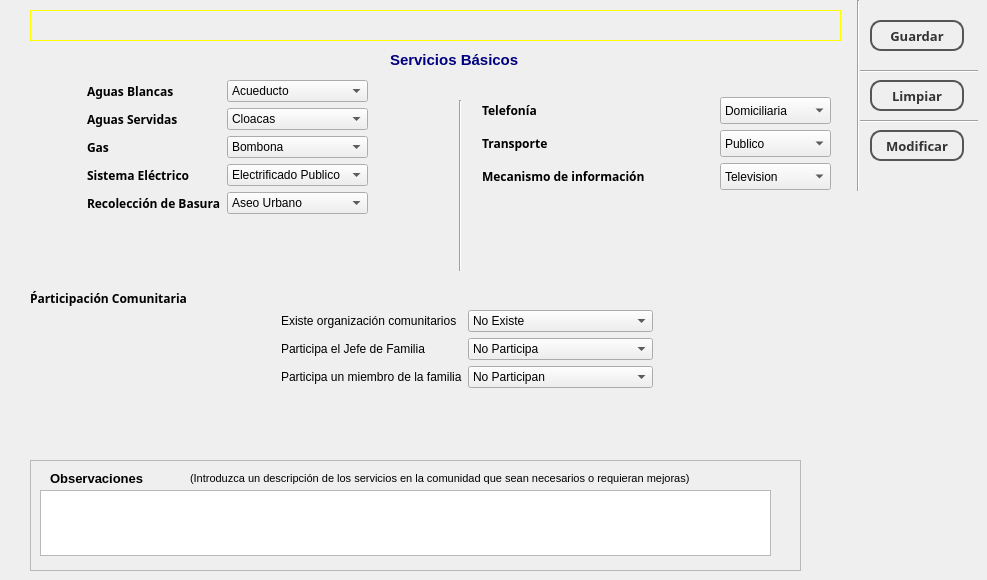
      <widget class="QWidget" name="bienestar">
       <attribute name="title">
        <string>&amp;Bienestar</string>
       </attribute>
       <widget class="QLabel" name="label_7">
        <property name="geometry">
         <rect>
          <x>390</x>
          <y>50</y>
          <width>171</width>
          <height>21</height>
         </rect>
        </property>
        <property name="text">
         <string>&lt;!DOCTYPE HTML PUBLIC &quot;-//W3C//DTD HTML 4.0//EN&quot; &quot;http://www.w3.org/TR/REC-html40/strict.dtd&quot;&gt;
&lt;html&gt;&lt;head&gt;&lt;meta name=&quot;qrichtext&quot; content=&quot;1&quot; /&gt;&lt;style type=&quot;text/css&quot;&gt;
p, li { white-space: pre-wrap; }
&lt;/style&gt;&lt;/head&gt;&lt;body style=&quot; font-family:'Sans'; font-size:10pt; font-weight:400; font-style:normal;&quot;&gt;
&lt;p style=&quot; margin-top:0px; margin-bottom:0px; margin-left:0px; margin-right:0px; -qt-block-indent:0; text-indent:0px;&quot;&gt;&lt;span style=&quot; font-family:'Ubuntu'; font-size:11pt; font-weight:600; color:#00007f;&quot;&gt;Servicios Básicos&lt;/span&gt;&lt;/p&gt;&lt;/body&gt;&lt;/html&gt;</string>
        </property>
        <property name="textFormat">
         <enum>Qt::AutoText</enum>
        </property>
       </widget>
       <widget class="QWidget" name="layoutWidget_4">
        <property name="geometry">
         <rect>
          <x>30</x>
          <y>80</y>
          <width>395</width>
          <height>207</height>
         </rect>
        </property>
        <layout class="QGridLayout" name="gridLayout_29">
         <item row="0" column="1">
          <widget class="QLabel" name="label_54">
           <property name="font">
            <font>
             <family>Sans Serif</family>
             <weight>75</weight>
             <bold>true</bold>
            </font>
           </property>
           <property name="text">
            <string>Aguas Blancas</string>
           </property>
          </widget>
         </item>
         <item row="0" column="2">
          <widget class="QComboBox" name="cmbAguasBlancas_2">
           <item>
            <property name="text">
             <string>Acueducto</string>
            </property>
           </item>
           <item>
            <property name="text">
             <string>Pila Publica</string>
            </property>
           </item>
           <item>
            <property name="text">
             <string>Camion Sisterna</string>
            </property>
           </item>
           <item>
            <property name="text">
             <string>Otros</string>
            </property>
           </item>
          </widget>
         </item>
         <item row="1" column="1">
          <widget class="QLabel" name="label_55">
           <property name="font">
            <font>
             <family>Sans Serif</family>
             <weight>75</weight>
             <bold>true</bold>
            </font>
           </property>
           <property name="text">
            <string>Aguas Servidas</string>
           </property>
          </widget>
         </item>
         <item row="1" column="2">
          <widget class="QComboBox" name="cmbAguasServidas_2">
           <item>
            <property name="text">
             <string>Cloacas</string>
            </property>
           </item>
           <item>
            <property name="text">
             <string>Letrinas</string>
            </property>
           </item>
           <item>
            <property name="text">
             <string>Pozo Septico</string>
            </property>
           </item>
           <item>
            <property name="text">
             <string>Otros</string>
            </property>
           </item>
          </widget>
         </item>
         <item row="2" column="1">
          <widget class="QLabel" name="label_56">
           <property name="font">
            <font>
             <family>Sans Serif</family>
             <weight>75</weight>
             <bold>true</bold>
            </font>
           </property>
           <property name="text">
            <string>Gas</string>
           </property>
          </widget>
         </item>
         <item row="2" column="2">
          <widget class="QComboBox" name="cmbGas_2">
           <item>
            <property name="text">
             <string>Bombona </string>
            </property>
           </item>
           <item>
            <property name="text">
             <string>Tuberia</string>
            </property>
           </item>
           <item>
            <property name="text">
             <string>No Posee</string>
            </property>
           </item>
           <item>
            <property name="text">
             <string>Otros</string>
            </property>
           </item>
          </widget>
         </item>
         <item row="3" column="1">
          <widget class="QLabel" name="label_57">
           <property name="font">
            <font>
             <family>Sans Serif</family>
             <weight>75</weight>
             <bold>true</bold>
            </font>
           </property>
           <property name="text">
            <string>Sistema Eléctrico</string>
           </property>
          </widget>
         </item>
         <item row="3" column="2">
          <widget class="QComboBox" name="cmbSistemaElectrico_2">
           <item>
            <property name="text">
             <string>Electrificado Publico</string>
            </property>
           </item>
           <item>
            <property name="text">
             <string>Planta Electrica</string>
            </property>
           </item>
           <item>
            <property name="text">
             <string>Medidor</string>
            </property>
           </item>
           <item>
            <property name="text">
             <string>Otros</string>
            </property>
           </item>
          </widget>
         </item>
         <item row="4" column="1">
          <widget class="QLabel" name="label_58">
           <property name="font">
            <font>
             <family>Sans Serif</family>
             <weight>75</weight>
             <bold>true</bold>
            </font>
           </property>
           <property name="text">
            <string>Recolección de Basura</string>
           </property>
          </widget>
         </item>
         <item row="4" column="2">
          <widget class="QComboBox" name="cmbRecoleccionBasura_2">
           <item>
            <property name="text">
             <string>Aseo Urbano</string>
            </property>
           </item>
           <item>
            <property name="text">
             <string>Container</string>
            </property>
           </item>
           <item>
            <property name="text">
             <string>Camion</string>
            </property>
           </item>
           <item>
            <property name="text">
             <string>Otros</string>
            </property>
           </item>
          </widget>
         </item>
         <item row="2" column="0">
          <spacer name="horizontalSpacer_21">
           <property name="orientation">
            <enum>Qt::Horizontal</enum>
           </property>
           <property name="sizeHint" stdset="0">
            <size>
             <width>40</width>
             <height>20</height>
            </size>
           </property>
          </spacer>
         </item>
         <item row="2" column="3">
          <spacer name="horizontalSpacer_22">
           <property name="orientation">
            <enum>Qt::Horizontal</enum>
           </property>
           <property name="sizeHint" stdset="0">
            <size>
             <width>40</width>
             <height>20</height>
            </size>
           </property>
          </spacer>
         </item>
         <item row="5" column="1">
          <spacer name="verticalSpacer_17">
           <property name="orientation">
            <enum>Qt::Vertical</enum>
           </property>
           <property name="sizeHint" stdset="0">
            <size>
             <width>20</width>
             <height>40</height>
            </size>
           </property>
          </spacer>
         </item>
        </layout>
       </widget>
       <widget class="Line" name="line_7">
        <property name="geometry">
         <rect>
          <x>450</x>
          <y>100</y>
          <width>20</width>
          <height>171</height>
         </rect>
        </property>
        <property name="orientation">
         <enum>Qt::Vertical</enum>
        </property>
       </widget>
       <widget class="QLabel" name="label_59">
        <property name="geometry">
         <rect>
          <x>482</x>
          <y>130</y>
          <width>172</width>
          <height>27</height>
         </rect>
        </property>
        <property name="font">
         <font>
          <family>Sans Serif</family>
          <weight>75</weight>
          <bold>true</bold>
         </font>
        </property>
        <property name="text">
         <string>Transporte</string>
        </property>
       </widget>
       <widget class="QComboBox" name="cmbTelefonia_2">
        <property name="geometry">
         <rect>
          <x>720</x>
          <y>97</y>
          <width>111</width>
          <height>27</height>
         </rect>
        </property>
        <item>
         <property name="text">
          <string>Domiciliaria</string>
         </property>
        </item>
        <item>
         <property name="text">
          <string>No Posee</string>
         </property>
        </item>
        <item>
         <property name="text">
          <string>Prepago</string>
         </property>
        </item>
        <item>
         <property name="text">
          <string>Otros</string>
         </property>
        </item>
       </widget>
       <widget class="QComboBox" name="cmbMecanismosInformacion_2">
        <property name="geometry">
         <rect>
          <x>720</x>
          <y>163</y>
          <width>111</width>
          <height>27</height>
         </rect>
        </property>
        <item>
         <property name="text">
          <string>Television</string>
         </property>
        </item>
        <item>
         <property name="text">
          <string>Internet</string>
         </property>
        </item>
        <item>
         <property name="text">
          <string>Radio</string>
         </property>
        </item>
        <item>
         <property name="text">
          <string>Prensa</string>
         </property>
        </item>
       </widget>
       <widget class="QLabel" name="label_60">
        <property name="geometry">
         <rect>
          <x>482</x>
          <y>97</y>
          <width>172</width>
          <height>27</height>
         </rect>
        </property>
        <property name="font">
         <font>
          <family>Sans Serif</family>
          <weight>75</weight>
          <bold>true</bold>
         </font>
        </property>
        <property name="text">
         <string>Telefonía</string>
        </property>
       </widget>
       <widget class="QLabel" name="label_61">
        <property name="geometry">
         <rect>
          <x>482</x>
          <y>163</y>
          <width>241</width>
          <height>27</height>
         </rect>
        </property>
        <property name="font">
         <font>
          <family>Sans Serif</family>
          <weight>75</weight>
          <bold>true</bold>
         </font>
        </property>
        <property name="text">
         <string>Mecanismo de información</string>
        </property>
       </widget>
       <widget class="QComboBox" name="cmbTransporte_2">
        <property name="geometry">
         <rect>
          <x>720</x>
          <y>130</y>
          <width>111</width>
          <height>27</height>
         </rect>
        </property>
        <item>
         <property name="text">
          <string>Publico</string>
         </property>
        </item>
        <item>
         <property name="text">
          <string>Propio</string>
         </property>
        </item>
        <item>
         <property name="text">
          <string>Taxi</string>
         </property>
        </item>
        <item>
         <property name="text">
          <string>Otros</string>
         </property>
        </item>
       </widget>
       <widget class="QLabel" name="label_62">
        <property name="geometry">
         <rect>
          <x>30</x>
          <y>290</y>
          <width>819</width>
          <height>17</height>
         </rect>
        </property>
        <property name="font">
         <font>
          <family>Sans Serif</family>
          <weight>75</weight>
          <bold>true</bold>
         </font>
        </property>
        <property name="text">
         <string>Ṕarticipación Comunitaria</string>
        </property>
       </widget>
       <widget class="QWidget" name="layoutWidget_5">
        <property name="geometry">
         <rect>
          <x>30</x>
          <y>310</y>
          <width>891</width>
          <height>124</height>
         </rect>
        </property>
        <layout class="QGridLayout" name="gridLayout_30">
         <item row="0" column="1">
          <widget class="QLabel" name="label_63">
           <property name="text">
            <string>Existe organización comunitarios</string>
           </property>
          </widget>
         </item>
         <item row="1" column="0">
          <spacer name="horizontalSpacer_23">
           <property name="orientation">
            <enum>Qt::Horizontal</enum>
           </property>
           <property name="sizeHint" stdset="0">
            <size>
             <width>40</width>
             <height>20</height>
            </size>
           </property>
          </spacer>
         </item>
         <item row="1" column="1">
          <widget class="QLabel" name="label_64">
           <property name="text">
            <string>Participa el Jefe de Familia</string>
           </property>
          </widget>
         </item>
         <item row="1" column="4">
          <spacer name="horizontalSpacer_24">
           <property name="orientation">
            <enum>Qt::Horizontal</enum>
           </property>
           <property name="sizeHint" stdset="0">
            <size>
             <width>40</width>
             <height>20</height>
            </size>
           </property>
          </spacer>
         </item>
         <item row="2" column="1">
          <widget class="QLabel" name="label_65">
           <property name="text">
            <string>Participa un miembro de la familia</string>
           </property>
          </widget>
         </item>
         <item row="3" column="3">
          <spacer name="verticalSpacer_18">
           <property name="orientation">
            <enum>Qt::Vertical</enum>
           </property>
           <property name="sizeHint" stdset="0">
            <size>
             <width>17</width>
             <height>38</height>
            </size>
           </property>
          </spacer>
         </item>
         <item row="1" column="2">
          <widget class="QComboBox" name="cmbPaticipaJefe_2">
           <item>
            <property name="text">
             <string>No Participa</string>
            </property>
           </item>
           <item>
            <property name="text">
             <string>En Asociaciones de Vecinos</string>
            </property>
           </item>
           <item>
            <property name="text">
             <string>En Consejos Comunales</string>
            </property>
           </item>
          </widget>
         </item>
         <item row="2" column="2">
          <widget class="QComboBox" name="cmbParticipaMiembro_2">
           <item>
            <property name="text">
             <string>No Participan</string>
            </property>
           </item>
           <item>
            <property name="text">
             <string>En Asociaciones de Vecinos</string>
            </property>
           </item>
           <item>
            <property name="text">
             <string>En Consejos Comunales</string>
            </property>
           </item>
          </widget>
         </item>
         <item row="0" column="2">
          <widget class="QComboBox" name="cmbOrgComunitaria_2">
           <item>
            <property name="text">
             <string>No Existe</string>
            </property>
           </item>
           <item>
            <property name="text">
             <string>Asociacion de Vecinos</string>
            </property>
           </item>
           <item>
            <property name="text">
             <string>Consejo Comunal</string>
            </property>
           </item>
          </widget>
         </item>
        </layout>
       </widget>
       <widget class="QPushButton" name="btnGuardarBienestar_2">
        <property name="geometry">
         <rect>
          <x>870</x>
          <y>20</y>
          <width>94</width>
          <height>31</height>
         </rect>
        </property>
        <property name="font">
         <font>
          <family>Sans Serif</family>
          <pointsize>10</pointsize>
          <weight>75</weight>
          <bold>true</bold>
         </font>
        </property>
        <property name="cursor">
         <cursorShape>PointingHandCursor</cursorShape>
        </property>
        <property name="styleSheet">
         <string notr="true">QPushButton {
color: #333;
border: 2px solid #555;
border-radius: 11px;
padding: 5px;
background: qradialgradient(cx: 0.3, cy: -0.4,
fx: 0.3, fy: -0.4,
radius: 1.35, stop: 0 #fff, stop: 1 #888);
min-width: 80px;
}

QPushButton:hover {
background: qradialgradient(cx: 0.3, cy: -0.4,
fx: 0.3, fy: -0.4,
radius: 1.35, stop: 0 #fff, stop: 1 #bbb);
}

QPushButton:pressed {
background: qradialgradient(cx: 0.4, cy: -0.1,
fx: 0.4, fy: -0.1,
radius: 1.35, stop: 0 #fff, stop: 1 #ddd);
}</string>
        </property>
        <property name="text">
         <string>Guardar</string>
        </property>
       </widget>
       <widget class="QPushButton" name="btnLimpiarBienestar_2">
        <property name="geometry">
         <rect>
          <x>870</x>
          <y>80</y>
          <width>94</width>
          <height>31</height>
         </rect>
        </property>
        <property name="font">
         <font>
          <family>Sans Serif</family>
          <pointsize>10</pointsize>
          <weight>75</weight>
          <bold>true</bold>
         </font>
        </property>
        <property name="cursor">
         <cursorShape>PointingHandCursor</cursorShape>
        </property>
        <property name="styleSheet">
         <string notr="true">QPushButton {
color: #333;
border: 2px solid #555;
border-radius: 11px;
padding: 5px;
background: qradialgradient(cx: 0.3, cy: -0.4,
fx: 0.3, fy: -0.4,
radius: 1.35, stop: 0 #fff, stop: 1 #888);
min-width: 80px;
}

QPushButton:hover {
background: qradialgradient(cx: 0.3, cy: -0.4,
fx: 0.3, fy: -0.4,
radius: 1.35, stop: 0 #fff, stop: 1 #bbb);
}

QPushButton:pressed {
background: qradialgradient(cx: 0.4, cy: -0.1,
fx: 0.4, fy: -0.1,
radius: 1.35, stop: 0 #fff, stop: 1 #ddd);
}</string>
        </property>
        <property name="text">
         <string>Limpiar</string>
        </property>
       </widget>
       <widget class="QPushButton" name="btnModificarBienestar">
        <property name="enabled">
         <bool>true</bool>
        </property>
        <property name="geometry">
         <rect>
          <x>870</x>
          <y>130</y>
          <width>94</width>
          <height>31</height>
         </rect>
        </property>
        <property name="font">
         <font>
          <family>Sans Serif</family>
          <pointsize>10</pointsize>
          <weight>75</weight>
          <bold>true</bold>
         </font>
        </property>
        <property name="cursor">
         <cursorShape>PointingHandCursor</cursorShape>
        </property>
        <property name="styleSheet">
         <string notr="true">QPushButton {
color: #333;
border: 2px solid #555;
border-radius: 11px;
padding: 5px;
background: qradialgradient(cx: 0.3, cy: -0.4,
fx: 0.3, fy: -0.4,
radius: 1.35, stop: 0 #fff, stop: 1 #888);
min-width: 80px;
}

QPushButton:hover {
background: qradialgradient(cx: 0.3, cy: -0.4,
fx: 0.3, fy: -0.4,
radius: 1.35, stop: 0 #fff, stop: 1 #bbb);
}

QPushButton:pressed {
background: qradialgradient(cx: 0.4, cy: -0.1,
fx: 0.4, fy: -0.1,
radius: 1.35, stop: 0 #fff, stop: 1 #ddd);
}</string>
        </property>
        <property name="text">
         <string>Modificar</string>
        </property>
       </widget>
       <widget class="Line" name="line_9">
        <property name="geometry">
         <rect>
          <x>850</x>
          <y>0</y>
          <width>16</width>
          <height>191</height>
         </rect>
        </property>
        <property name="orientation">
         <enum>Qt::Vertical</enum>
        </property>
       </widget>
       <widget class="Line" name="line_8">
        <property name="geometry">
         <rect>
          <x>860</x>
          <y>120</y>
          <width>118</width>
          <height>3</height>
         </rect>
        </property>
        <property name="orientation">
         <enum>Qt::Horizontal</enum>
        </property>
       </widget>
       <widget class="Line" name="line_10">
        <property name="geometry">
         <rect>
          <x>860</x>
          <y>70</y>
          <width>118</width>
          <height>3</height>
         </rect>
        </property>
        <property name="orientation">
         <enum>Qt::Horizontal</enum>
        </property>
       </widget>
       <widget class="QFrame" name="frame_6">
        <property name="geometry">
         <rect>
          <x>30</x>
          <y>460</y>
          <width>771</width>
          <height>111</height>
         </rect>
        </property>
        <property name="frameShape">
         <enum>QFrame::StyledPanel</enum>
        </property>
        <property name="frameShadow">
         <enum>QFrame::Raised</enum>
        </property>
        <widget class="QLabel" name="label_4">
         <property name="geometry">
          <rect>
           <x>20</x>
           <y>10</y>
           <width>181</width>
           <height>17</height>
          </rect>
         </property>
         <property name="text">
          <string>&lt;!DOCTYPE HTML PUBLIC &quot;-//W3C//DTD HTML 4.0//EN&quot; &quot;http://www.w3.org/TR/REC-html40/strict.dtd&quot;&gt;
&lt;html&gt;&lt;head&gt;&lt;meta name=&quot;qrichtext&quot; content=&quot;1&quot; /&gt;&lt;style type=&quot;text/css&quot;&gt;
p, li { white-space: pre-wrap; }
&lt;/style&gt;&lt;/head&gt;&lt;body style=&quot; font-family:'Ubuntu'; font-size:11pt; font-weight:400; font-style:normal;&quot;&gt;
&lt;p style=&quot; margin-top:0px; margin-bottom:0px; margin-left:0px; margin-right:0px; -qt-block-indent:0; text-indent:0px;&quot;&gt;&lt;span style=&quot; font-family:'Sans'; font-size:10pt; font-weight:600;&quot;&gt;Observaciones&lt;/span&gt;&lt;/p&gt;&lt;/body&gt;&lt;/html&gt;</string>
         </property>
        </widget>
        <widget class="QPlainTextEdit" name="txteObservaciones_2">
         <property name="geometry">
          <rect>
           <x>10</x>
           <y>30</y>
           <width>731</width>
           <height>66</height>
          </rect>
         </property>
        </widget>
        <widget class="QLabel" name="label_5">
         <property name="geometry">
          <rect>
           <x>160</x>
           <y>10</y>
           <width>601</width>
           <height>17</height>
          </rect>
         </property>
         <property name="text">
          <string>&lt;!DOCTYPE HTML PUBLIC &quot;-//W3C//DTD HTML 4.0//EN&quot; &quot;http://www.w3.org/TR/REC-html40/strict.dtd&quot;&gt;
&lt;html&gt;&lt;head&gt;&lt;meta name=&quot;qrichtext&quot; content=&quot;1&quot; /&gt;&lt;style type=&quot;text/css&quot;&gt;
p, li { white-space: pre-wrap; }
&lt;/style&gt;&lt;/head&gt;&lt;body style=&quot; font-family:'Ubuntu'; font-size:11pt; font-weight:400; font-style:normal;&quot;&gt;
&lt;p style=&quot; margin-top:0px; margin-bottom:0px; margin-left:0px; margin-right:0px; -qt-block-indent:0; text-indent:0px;&quot;&gt;&lt;span style=&quot; font-size:8pt;&quot;&gt;(Introduzca un descripción de los servicios en la comunidad que sean necesarios o requieran mejoras)&lt;/span&gt;&lt;/p&gt;&lt;/body&gt;&lt;/html&gt;</string>
         </property>
        </widget>
       </widget>
       <widget class="QLabel" name="lblNotificacionBienestar">
        <property name="geometry">
         <rect>
          <x>30</x>
          <y>10</y>
          <width>811</width>
          <height>31</height>
         </rect>
        </property>
        <property name="styleSheet">
         <string notr="true">border: 1px solid Yellow;
background: qlineargradient(x1: 0, y1: 0, x2: 0, y2: 1,
stop: 0 #FFFF80, stop: 0.08 #FAFFD8,
stop: 0.39999 #FEFFE5, stop: 0.4 #FEFFE5,
stop: 0.9 #FAFFD8, stop: 1 #fff);

</string>
        </property>
        <property name="text">
         <string>&lt;!DOCTYPE HTML PUBLIC &quot;-//W3C//DTD HTML 4.0//EN&quot; &quot;http://www.w3.org/TR/REC-html40/strict.dtd&quot;&gt;
&lt;html&gt;&lt;head&gt;&lt;meta name=&quot;qrichtext&quot; content=&quot;1&quot; /&gt;&lt;style type=&quot;text/css&quot;&gt;
p, li { white-space: pre-wrap; }
&lt;/style&gt;&lt;/head&gt;&lt;body style=&quot; font-family:'Ubuntu'; font-size:11pt; font-weight:400; font-style:normal;&quot;&gt;
&lt;p align=&quot;center&quot; style=&quot;-qt-paragraph-type:empty; margin-top:0px; margin-bottom:0px; margin-left:0px; margin-right:0px; -qt-block-indent:0; text-indent:0px;&quot;&gt;&lt;/p&gt;&lt;/body&gt;&lt;/html&gt;</string>
        </property>
       </widget>
      </widget>
